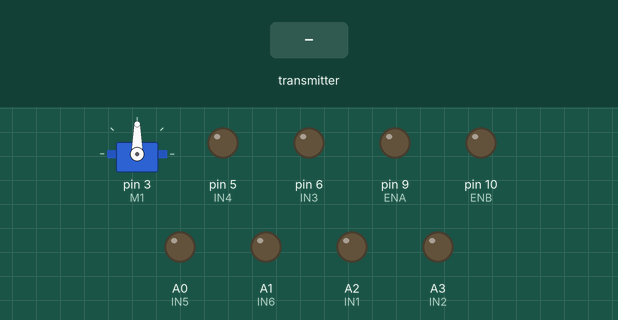
Simulated run of this sketch. Board: Arduino Uno, built with avr-gcc and run on an emulated ATmega328P. On the bench: servo, output pins drawn as LEDs (lit = HIGH). Inputs (shaded band) come from the test bench. No radio packets arrive unless stated.

Above: at 1.2 s.
1.3 s: the transmitter starts sending xPotX = 0
At 1.7 s:
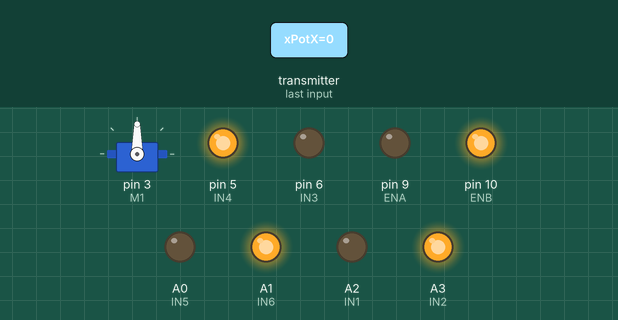
2.8 s: the transmitter starts sending yPotY = 128
At 4.0 s:
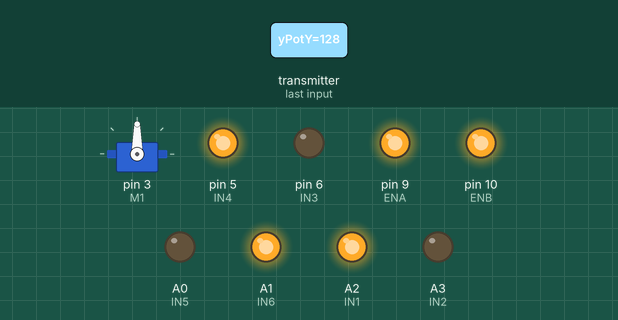
4.3 s: the transmitter starts sending r = 64
At 5.2 s:
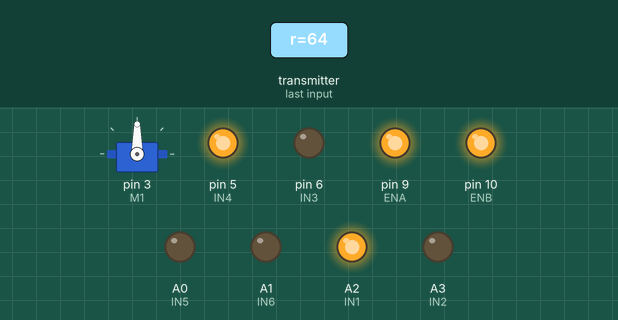
5.8 s: the transmitter starts sending xPotX = 128
At 6.4 s:
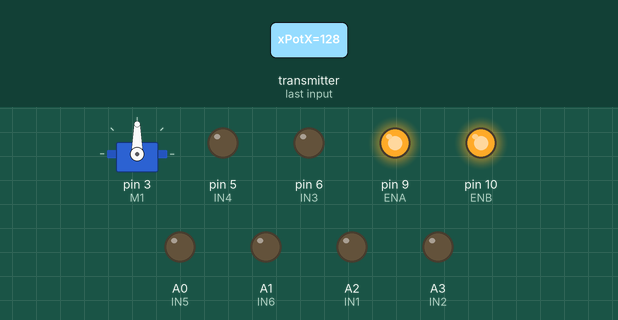
7.3 s: the transmitter starts sending yPotY = 0
At 8.5 s:
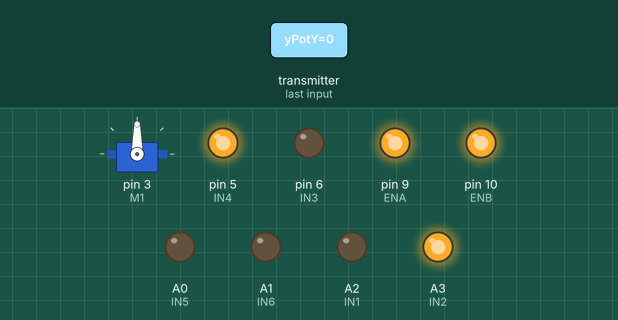
8.8 s: the transmitter starts sending r = 0
At 9.8 s:
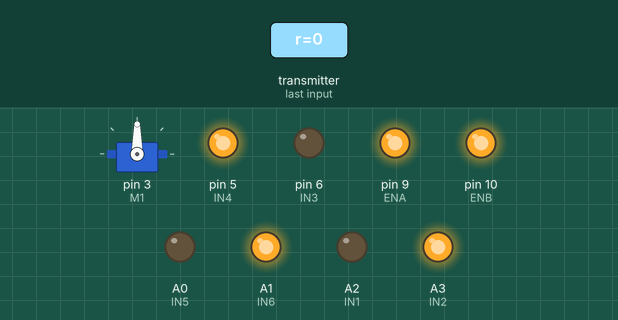
Timing chart, 0 to 11.3 s (numbered marks = the images above; inputs shaded):
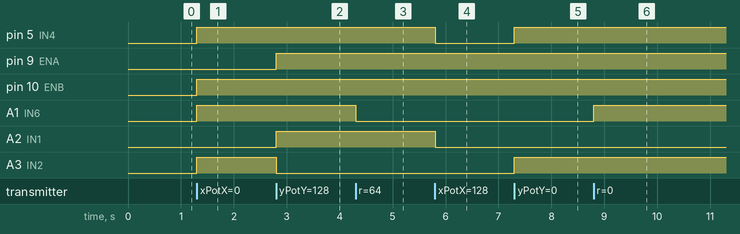

Measured:
- after the input at 1.3 s, pin 5 (IN4), pin 10 (ENB), A1 (IN6), A3 (IN2): LOW → HIGH at once
- after the input at 2.8 s, pin 9 (ENA), A2 (IN1): LOW → HIGH at once; A3 (IN2): HIGH → LOW at once
- after the input at 4.3 s, A1 (IN6): HIGH → LOW at once
- after the input at 5.8 s, pin 5 (IN4), A2 (IN1): HIGH → LOW at once
- after the input at 7.3 s, pin 5 (IN4), A3 (IN2): LOW → HIGH at once
- after the input at 8.8 s, A1 (IN6): LOW → HIGH at once

The sketch:

jieshou.ino
```cpp
#include <SPI.h>
#include <nRF24L01.h>
#include <RF24.h>
#include <Servo.h>
#define IN1 A2
#define IN2 A3
#define ENA 9
#define IN3 6
#define IN4 5
#define ENB 10
#define IN5 A0
#define IN6 A1
#include <Adafruit_MPU6050.h>
#include <Adafruit_Sensor.h>
#include <Wire.h>
Servo M1;

RF24 radio(7, 8);
const byte address[6] = "00001";

struct Data_Package {
  byte xPotX;
  byte yPotY;
  byte r;
  byte p;
  byte buttonC;
  byte F;
};

void setup() {

  Serial.begin(9600);
  radio.begin();
  radio.openReadingPipe(0, address);
  radio.setAutoAck(false);
  radio.setDataRate(RF24_250KBPS);
  radio.setPALevel(RF24_PA_MIN);
  radio.startListening();

  M1.attach(3);

  pinMode(IN1,OUTPUT);
  pinMode(IN2,OUTPUT);
  pinMode(ENA,OUTPUT);
  pinMode(IN3,OUTPUT);
  pinMode(IN4,OUTPUT);
  pinMode(ENB,OUTPUT);
  pinMode(IN5,OUTPUT);
  pinMode(IN6,OUTPUT);

}
Data_Package data;


void loop() {
  int x;
  int y;
   if (radio.available()) {
      radio.read(&data, sizeof(Data_Package));
      if (data.yPotY>132){
        digitalWrite(IN1,HIGH);
        digitalWrite(IN2,LOW);
        digitalWrite(IN3,HIGH);
        digitalWrite(IN4,LOW);
        if (data.xPotX>132){
          analogWrite(ENA,0);
          analogWrite(ENB,255);
          }
        else if (data.xPotX<128){
          analogWrite(ENA,255);
          analogWrite(ENB,0);
          }
        else if (128<data.xPotX<132){
          digitalWrite(IN1,HIGH);
          digitalWrite(IN2,LOW);
          digitalWrite(IN3,HIGH);
          digitalWrite(IN4,LOW);
          analogWrite(ENA,255);
          analogWrite(ENB,255);
          }
        }
      else if (data.yPotY<120){
        digitalWrite(IN1,LOW);
        digitalWrite(IN2,HIGH);
        digitalWrite(IN3,LOW);
        digitalWrite(IN4,HIGH);
        if (data.xPotX>132){
          analogWrite(ENA,255);
          analogWrite(ENB,0);
        }
        else if (data.xPotX<128){
          analogWrite(ENA,0);
          analogWrite(ENB,255);
        }
        else if (128<data.xPotX<132){
          digitalWrite(IN1,LOW);
          digitalWrite(IN2,HIGH);
          digitalWrite(IN3,LOW);
          digitalWrite(IN4,HIGH);
          analogWrite(ENA,255);
          analogWrite(ENB,255);
          }
        }
      else{
        if (data.xPotX>155){
          digitalWrite(IN1,LOW);
          digitalWrite(IN2,HIGH);
          digitalWrite(IN3,HIGH);
          digitalWrite(IN4,LOW);
          analogWrite(ENA,255);
          analogWrite(ENB,255);
          }
        else if (data.xPotX<100){
          digitalWrite(IN1,HIGH);
          digitalWrite(IN2,LOW);
          digitalWrite(IN3,LOW);
          digitalWrite(IN4,HIGH);
          analogWrite(ENA,255);
          analogWrite(ENB,255);
          }
        else {
          digitalWrite(IN1,LOW);
          digitalWrite(IN2,LOW);
          digitalWrite(IN3,LOW);
          digitalWrite(IN4,LOW);
          }
        }

    if (data.r > 200){
        digitalWrite(IN5,HIGH);
        digitalWrite(IN6,LOW);
        }
    else if (data.r < 50){
        digitalWrite(IN6,HIGH);
        digitalWrite(IN5,LOW);
       }
    else if (50<data.r<200){
        digitalWrite(IN6,LOW);
        digitalWrite(IN5,LOW);
       }
    }
}
```
